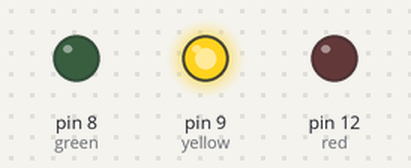
The sketch below on a simulated Arduino Uno, built with avr-gcc and run on an emulated ATmega328P. Parts: output pins drawn as LEDs (lit = HIGH).

Above: at 1.0 s.
At 3.0 s:
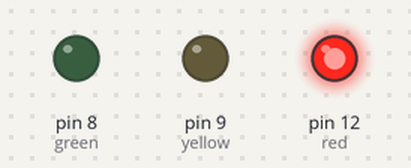
At 5.0 s:
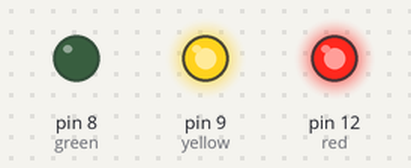
At 9.5 s:
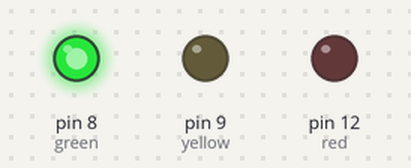
Timing chart, 0 to 16.9 s (numbered marks = the images above):
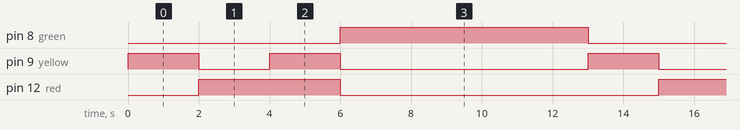

Measured:
- by itself, pin 8 (green): alternates HIGH for 7.0 s and LOW for 6.0 s
- by itself, pin 9 (yellow): repeats every 13.0 s: LOW 2.0 s, HIGH 2.0 s, LOW 7.0 s, HIGH 2.0 s
- by itself, pin 12 (red): alternates HIGH for 4.0 s and LOW for 9.0 s

The sketch:

traffic_light.ino
```cpp
int red = 12;
int yellow = 9;
int green = 8;

void setup()
{
  pinMode(red, OUTPUT);
    pinMode(yellow, OUTPUT);
    pinMode(green, OUTPUT);

}

void loop()
{
  changeLights();
    delay(5000);
}
void changeLights(){

    digitalWrite(green, LOW);
    digitalWrite(yellow, HIGH);
    delay(2000);

    digitalWrite(yellow, LOW);
    digitalWrite(red, HIGH);
    delay(2000);

    digitalWrite(yellow, HIGH);
    delay(2000);

    digitalWrite(yellow, LOW);
    digitalWrite(red, LOW);
    digitalWrite(green, HIGH);
    delay(2000);
}
```
